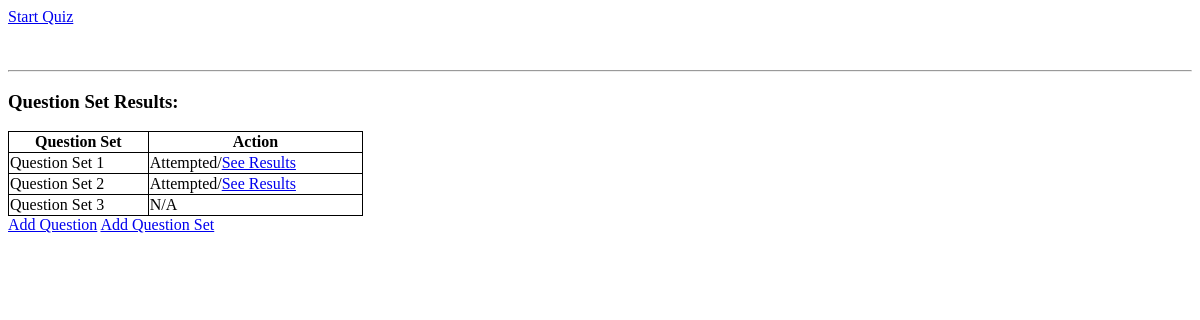
The page / on the database its author committed.
### tables this page shows
CREATE TABLE `questions_set` (
  `id` int(11) NOT NULL AUTO_INCREMENT,
  `question_set_name` varchar(200) DEFAULT NULL,
  `question_set_category` varchar(100) DEFAULT NULL,
  `question_set_is_deleted` tinyint(1) DEFAULT NULL,
  `question_set_created_at` timestamp NULL DEFAULT NULL,
  PRIMARY KEY (`id`)
);

### DB_Connect.php (called while the page is built, shortened)
<?php
$query_for_question_set_check_results =  "select
											  qs.id,
											  qs.question_set_name,
											  case
												  when (
														select
															count(*)
														from
															question_results qr
														where
															qr.user_id = ?
															and qr.question_set_id  = qs.id
															and qr.question_answer_is_deleted  = 0
													   ) != (
															select
														       count(*)
															from
																questions q
															where
															    q.question_set_id  = qs.id
															    and question_is_deleted = 0
														 )
												then false
												else true
											end as attempted
									     from
										 questions_set qs";
function executeQueryWithParams($mysqli, $query, $parameters)
{
    $stmt = $mysqli->stmt_init();
    if ($stmt->prepare($query)) {
        $types = str_repeat("s", count($parameters));
        if ($stmt->bind_param($types, ...$parameters)) {
            if ($stmt->execute()) {
                return $stmt->get_result();
            }
        }
    }
    return ['error' => $stmt->error];
}
 ?>

### index.php (the view, shortened to what this page needs)
<?php
 	require_once('DB_Connect.php');
 	$user_id = 1;
	$question_set_check_results = executeQueryWithParams($mysqli, $query_for_question_set_check_results, [$user_id]);
?>
<!DOCTYPE html>
<html>
<head>
	<link rel="stylesheet" type="text/css" href="quiz.css">
</head>
<body>
	<div id="main">
		<a href="quiz.php">Start Quiz</a><br><br><br>
		<hr>
		<h3>Question Set Results:</h3>
		<table>
			<thead>
				<tr>
					<th>Question Set</th>
					<th>Action</th>
				</tr>
			</thead>
			<tbody>
				<?php
					while ($row = $question_set_check_results->fetch_assoc()) {
				 	   if($row['attempted'] == 1){
				 	   	 $link = 'Attempted';
				 	   	 $link .= '/<a href="result.php?question_set='.$row['id'].'">See Results</a>';
				 	   }else{
				 	   	 $link = 'N/A';
				 	   }
				?>
				<tr>
					<td><?= $row['question_set_name']; ?></td>
					<td><?= $link; ?></td>
				</tr>
			   <?php } ?>
			</tbody>
		</table>
	</div>
	<a href="questions_crud.php">Add Question</a>
	<a href="question_set_crud.php">Add Question Set</a>
</body>
</html>

### quiz.css (style rules this page uses)
table, td, th { border: 1px solid; }
th { font-weight: bold; }
table { width: 30%; border-collapse: collapse; }

### rows shown on the page
questions_set: question_set_name "Question Set 1", link "Attempted"
questions_set: question_set_name "Question Set 2", link "Attempted"
questions_set: question_set_name "Question Set 3", link "N/A"
